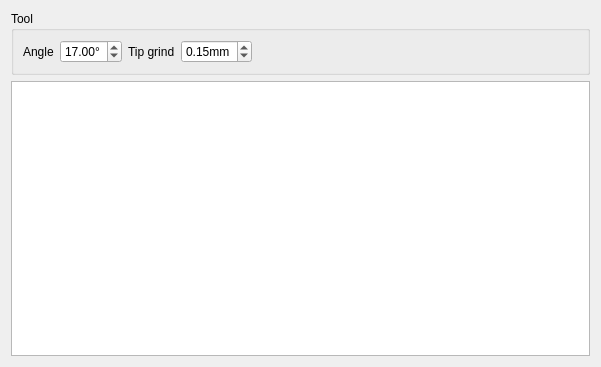
<?xml version="1.0" encoding="UTF-8"?>
<ui version="4.0">
 <class>HeidenhershSimulateDialog</class>
 <widget class="QDialog" name="HeidenhershSimulateDialog">
  <property name="windowModality">
   <enum>Qt::ApplicationModal</enum>
  </property>
  <property name="geometry">
   <rect>
    <x>0</x>
    <y>0</y>
    <width>601</width>
    <height>367</height>
   </rect>
  </property>
  <property name="windowTitle">
   <string>Simulate</string>
  </property>
  <layout class="QVBoxLayout" name="verticalLayout">
   <item>
    <widget class="QGroupBox" name="groupBox">
     <property name="title">
      <string>Tool</string>
     </property>
     <layout class="QHBoxLayout" name="horizontalLayout_3">
      <item>
       <layout class="QHBoxLayout" name="horizontalLayout">
        <item>
         <widget class="QLabel" name="label">
          <property name="text">
           <string>Angle</string>
          </property>
         </widget>
        </item>
        <item>
         <widget class="QDoubleSpinBox" name="dspnAngle">
          <property name="suffix">
           <string>°</string>
          </property>
          <property name="minimum">
           <double>5.000000000000000</double>
          </property>
          <property name="maximum">
           <double>45.000000000000000</double>
          </property>
          <property name="singleStep">
           <double>0.500000000000000</double>
          </property>
          <property name="value">
           <double>17.000000000000000</double>
          </property>
         </widget>
        </item>
       </layout>
      </item>
      <item>
       <layout class="QHBoxLayout" name="horizontalLayout_2">
        <item>
         <widget class="QLabel" name="label_2">
          <property name="text">
           <string>Tip grind</string>
          </property>
         </widget>
        </item>
        <item>
         <widget class="QDoubleSpinBox" name="dspnTipGrind">
          <property name="suffix">
           <string>mm</string>
          </property>
          <property name="maximum">
           <double>1.000000000000000</double>
          </property>
          <property name="singleStep">
           <double>0.050000000000000</double>
          </property>
          <property name="value">
           <double>0.150000000000000</double>
          </property>
         </widget>
        </item>
       </layout>
      </item>
      <item>
       <spacer name="horizontalSpacer">
        <property name="orientation">
         <enum>Qt::Horizontal</enum>
        </property>
        <property name="sizeHint" stdset="0">
         <size>
          <width>40</width>
          <height>20</height>
         </size>
        </property>
       </spacer>
      </item>
     </layout>
    </widget>
   </item>
   <item>
    <widget class="SimulateHeidenhershGraphicsView" name="gvDisplay"/>
   </item>
  </layout>
 </widget>
 <customwidgets>
  <customwidget>
   <class>SimulateHeidenhershGraphicsView</class>
   <extends>QGraphicsView</extends>
   <header>simulateheidenhershgraphicsview.h</header>
  </customwidget>
 </customwidgets>
 <resources/>
 <connections/>
</ui>
